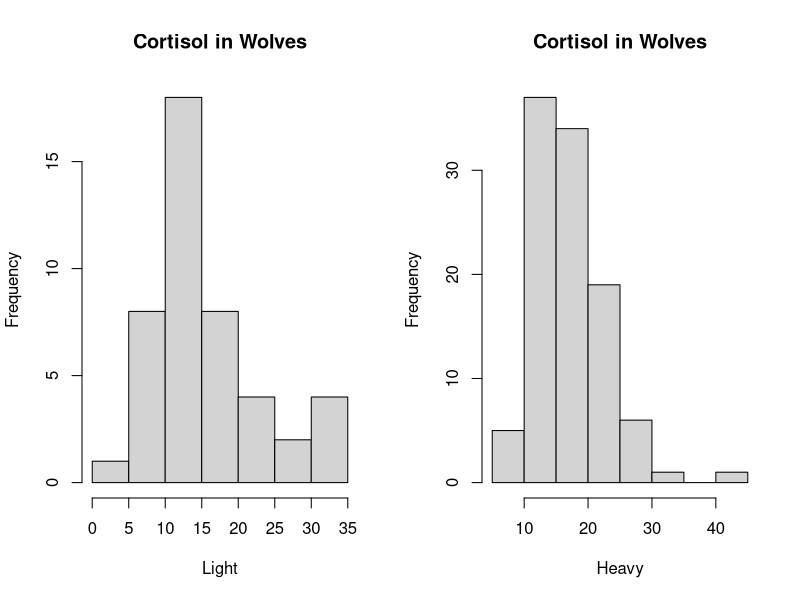
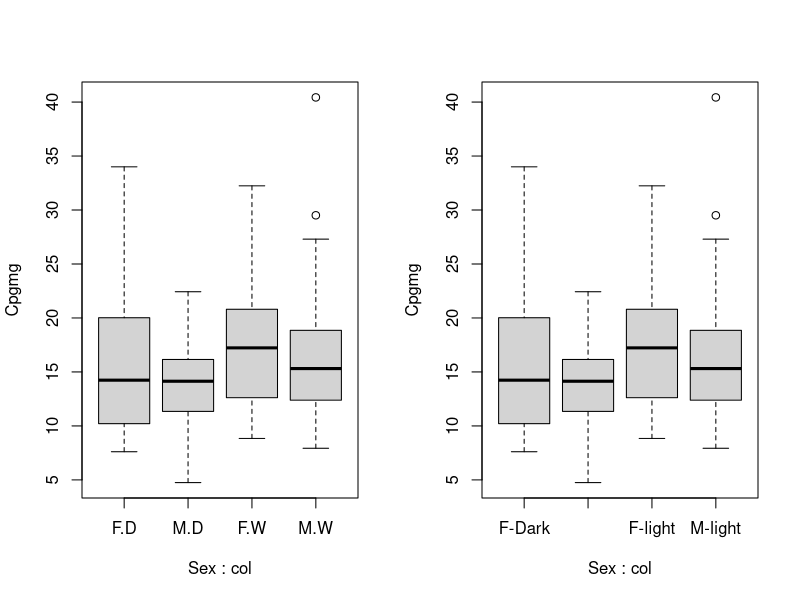
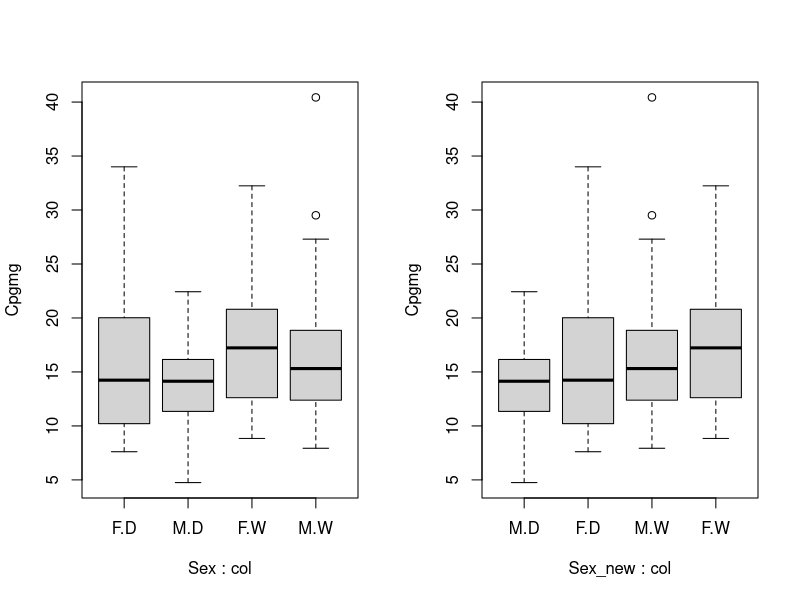

These figures' R source, in order:
#Q1
#read.csv
wolf=read.csv('wolf_hormone_data_for_dryad.csv')

# make a wolf.sub only populations 1 and 2
#(1) check population first
wolf$Population
#(2)
wolf.sub=subset(wolf,Population!=3)
#(3) check again
wolf.sub$Population

# make a new factor called 'hunting', set population 1 light and population 2 heavy
wolf.sub$Hunting='Heavy'
wolf.sub$Hunting[wolf.sub$Population==1]='Light'
wolf.sub$Hunting=as.factor(wolf.sub$Hunting)
wolf.sub$Hunting

# get rid of the empty 'U' factor for Sex using
# check first
wolf.sub$Sex
wolf.sub=droplevels(subset(wolf.sub,Sex!='U'))
# check again
wolf.sub$Sex

# set up variables
Sex=wolf.sub$Sex
Population=wolf.sub$Population
Colour=wolf.sub$Colour
Cpgmg=wolf.sub$Cpgmg
Hunting=wolf.sub$Hunting

#Q2
par(mfrow=c(1,2))
hist(Cpgmg[Hunting=='Light'],main='Cortisol in Wolves',xlab='Light')
hist(Cpgmg[Hunting=='Heavy'],main='Cortisol in Wolves',xlab='Heavy')

#Q3
col=wolf.sub$Colour
table(col)

boxplot(Cpgmg~Sex+col)
boxplot(Cpgmg~Sex+col,names=c('F-Dark','M-Dark','F-light','M-light'))

Sex_new=ordered(Sex,levels=c('M','F'))
boxplot(Cpgmg~Sex+col) 
boxplot(Cpgmg~Sex_new+col)


